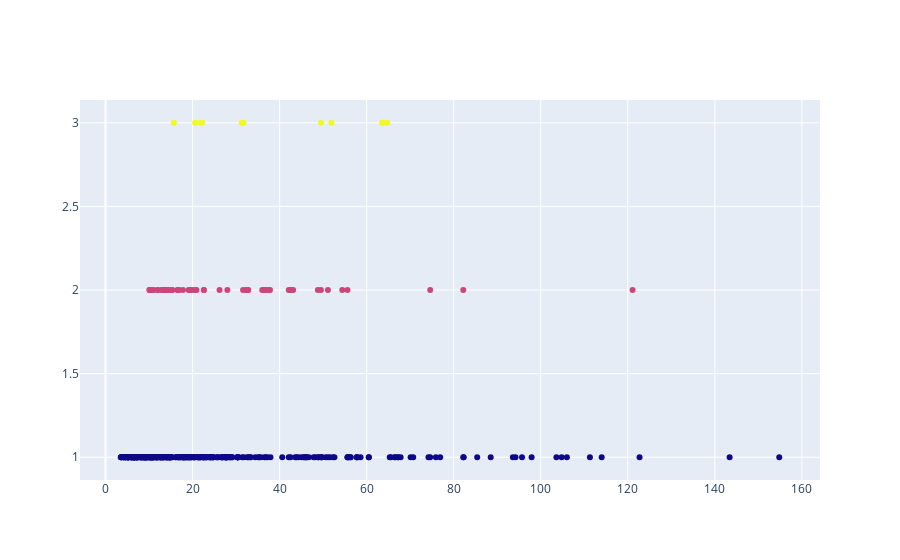

Notebook code for this chart:
### Markdown cell above
### T_size(종양 크기 	≤4 ; 4-7 ; 7)에 따른 Raiv

### Code cell
fig = go.Figure()
fig.add_trace(go.Scatter(x=merged_result['RAIV'], y=merged_result['T_size'], mode='markers', name='T_size', marker=dict(color=merged_result['T_size'])))
fig.show()

### Figure 1 — Plotly figure (JSON) as saved in the notebook; plotly's stock layout.template omitted (floating-point values rounded to 4 significant figures; data arrays with more than 128 entries replaced by an {"elided": "..."} marker saying what was removed)
{"data": [{"marker": {"color": {"elided": "389 int values"}}, "mode": "markers", "name": "T_size", "type": "scatter", "x": {"elided": "389 float values"}, "y": {"elided": "389 int values"}}], "layout": {}}
